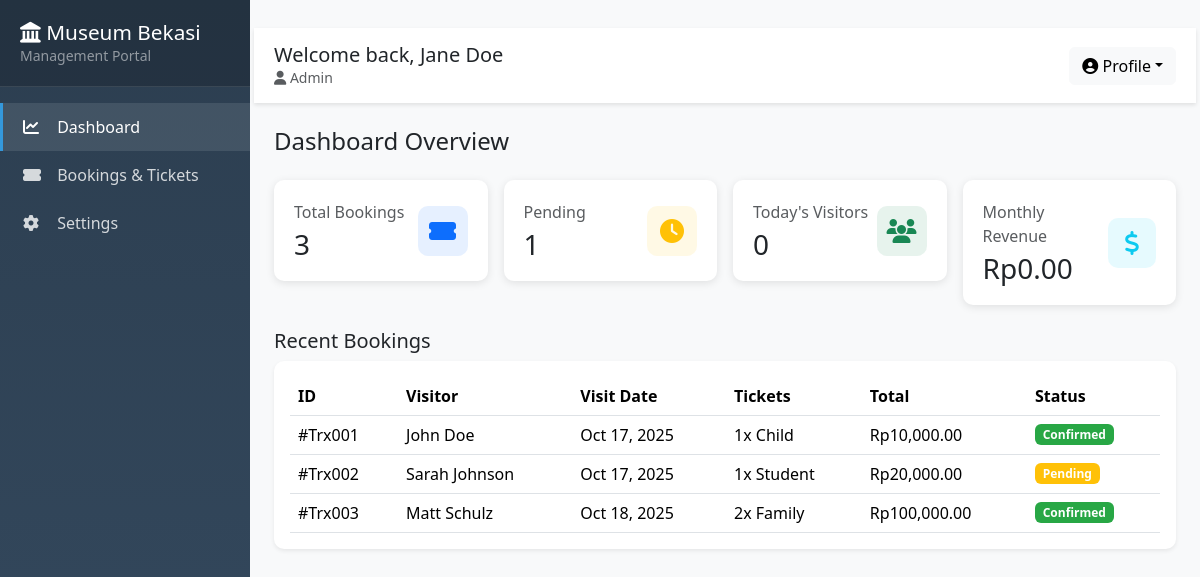
The app's page /admin/adminpanel.php (signed in) with its own data.
### tables this page shows
CREATE TABLE `transaction` (
  `TransactionCode` char(6) NOT NULL,
  `AdminCode` int(5) NOT NULL,
  `MemCode` int(11) NOT NULL,
  `TransactionDate` date NOT NULL,
  `TotalTransaction` decimal(10,2) NOT NULL
);

CREATE TABLE `member` (
  `MemCode` int(11) NOT NULL,
  `MemberName` varchar(100) NOT NULL,
  `Gender` enum('Male','Female') DEFAULT NULL,
  `Address` varchar(255) NOT NULL,
  `PhoneNumber` varchar(20) NOT NULL,
  `member_email` varchar(50) NOT NULL,
  `Password` varchar(50) NOT NULL
);

CREATE TABLE `transdetail` (
  `TransactionCode` char(6) NOT NULL,
  `TicketCode` char(6) NOT NULL,
  `TicketType` enum('Adult','Student','Child','Family') NOT NULL,
  `Quantity` int(11) NOT NULL
);

CREATE TABLE `ticketcategory` (
  `TicketCategoryCode` char(6) NOT NULL,
  `CategoryType` enum('Adult','Student','Child','Family') NOT NULL
);

CREATE TABLE `payment` (
  `PaymentCode` char(6) NOT NULL,
  `TransactionCode` char(6) NOT NULL,
  `PaymentDate` date NOT NULL,
  `PaymentMethod` enum('Cash','Credit','Transfer') DEFAULT NULL,
  `Status` enum('Pending','Confirmed','Cancelled') DEFAULT NULL
);

### admin/booking/dashboard_data.php (called while the page is built, shortened)
<?php
$stats = [
    'total_bookings' => (int)(mysqli_fetch_assoc(mysqli_query($conn, "SELECT COUNT(*) AS c FROM transaction"))['c'] ?? 0),
    'pending_bookings' => (int)(mysqli_fetch_assoc(mysqli_query($conn, "SELECT COUNT(*) AS c FROM payment WHERE Status = 'Pending'"))['c'] ?? 0),
    'today_visitors' => (int)(mysqli_fetch_assoc(mysqli_query($conn, "SELECT COUNT(*) AS c FROM transaction WHERE TransactionDate = CURDATE()"))['c'] ?? 0),
    'monthly_revenue' => (float)(mysqli_fetch_assoc(mysqli_query($conn, "SELECT IFNULL(SUM(TotalTransaction),0) AS s FROM transaction WHERE MONTH(TransactionDate) = MONTH(CURDATE())"))['s'] ?? 0),
];
$recentBookings = mysqli_query($conn,
    "SELECT
        t.TransactionCode AS BookingID,
        m.MemberName AS VisitorName,
        m.member_email AS Email,
        tc.CategoryType AS TicketType,
        td.Quantity AS Quantity,
        t.TotalTransaction AS Total,
        t.TransactionDate AS VisitDate,
        p.Status AS PaymentStatus
     FROM transaction t
     JOIN transdetail td ON t.TransactionCode = td.TransactionCode
     JOIN ticketcategory tc ON td.TicketType = tc.CategoryType
     JOIN member m ON t.MemCode = m.MemCode
     LEFT JOIN payment p ON p.TransactionCode = t.TransactionCode
     ORDER BY t.TransactionDate ASC, t.TransactionCode ASC
     LIMIT 5"
);
?>

### admin/adminpanel.php (the view, shortened to what this page needs)
<?php
include_once('../connection.php');
$adminId = intval($_SESSION['AdminCode']);
$adminQuery = mysqli_query($conn, "SELECT * FROM admin WHERE AdminCode = $adminId AND Status='Active' LIMIT 1");
$user = mysqli_fetch_assoc($adminQuery);$isAdmin = true;
include_once('booking/booking_crud_process.php');
include_once('booking/dashboard_data.php');
?>
<!doctype html>
<html lang="en">
<head>
<link href="https://cdn.jsdelivr.net/npm/bootstrap@5.3.2/dist/css/bootstrap.min.css" rel="stylesheet">
<link href="https://cdnjs.cloudflare.com/ajax/libs/font-awesome/6.4.0/css/all.min.css" rel="stylesheet">
<link href="../assets/css/adminpanel.css" rel="stylesheet">
</head>
<body>
<div class="sidebar">
    <div class="sidebar-header">
        <h4><i class="fas fa-landmark"></i> Museum Bekasi</h4>
        <small class="text-white-50">Management Portal</small>
    </div>
    <ul class="nav flex-column mt-3">
        <li class="nav-item"><a class="nav-link active" href="#" onclick="showSection('dashboard')"><i class="fas fa-chart-line"></i> Dashboard</a></li>
        <li class="nav-item"><a class="nav-link" href="#" onclick="showSection('bookings')"><i class="fas fa-ticket-alt"></i> Bookings & Tickets</a></li>
        <li class="nav-item"><a class="nav-link" href="#" onclick="showSection('settings')"><i class="fas fa-cog"></i> Settings</a></li>
    </ul>
</div>
<div class="main-content p-4">
    <div class="top-bar d-flex justify-content-between align-items-center mb-4">
        <div>
            <h5 class="mb-0">Welcome back, <?php echo htmlspecialchars($user['AdminName']); ?></h5>
            <small class="text-muted"><i class="fas fa-user"></i> Admin</small>
        </div>
        <div class="dropdown">
            <button class="btn btn-light dropdown-toggle" data-bs-toggle="dropdown"><i class="fas fa-user-circle"></i> Profile</button>
        </div>
    </div>
    <div id="dashboard-section">
        <h4 class="mb-4">Dashboard Overview</h4>
        <div class="row g-3 mb-4">
            <div class="col-md-3">
                <div class="stat-card">
                    <div class="d-flex justify-content-between align-items-center">
                        <div>
                            <p class="text-muted mb-1">Total Bookings</p>
                            <h3 class="mb-0"><?php echo number_format($stats['total_bookings']); ?></h3>
                        </div>
                        <div class="stat-icon bg-primary bg-opacity-10 text-primary">
                            <i class="fas fa-ticket-alt"></i>
                        </div>
                    </div>
                </div>
            </div>
            <div class="col-md-3">
                <div class="stat-card">
                    <div class="d-flex justify-content-between align-items-center">
                        <div>
                            <p class="text-muted mb-1">Pending</p>
                            <h3 class="mb-0"><?php echo number_format($stats['pending_bookings']); ?></h3>
                        </div>
                        <div class="stat-icon bg-warning bg-opacity-10 text-warning">
                            <i class="fas fa-clock"></i>
                        </div>
                    </div>
                </div>
            </div>
            <div class="col-md-3">
                <div class="stat-card">
                    <div class="d-flex justify-content-between align-items-center">
                        <div>
                            <p class="text-muted mb-1">Today's Visitors</p>
                            <h3 class="mb-0"><?php echo number_format($stats['today_visitors']); ?></h3>
                        </div>
                        <div class="stat-icon bg-success bg-opacity-10 text-success">
                            <i class="fas fa-users"></i>
                        </div>
                    </div>
                </div>
            </div>
            <div class="col-md-3">
                <div class="stat-card">
                    <div class="d-flex justify-content-between align-items-center">
                        <div>
                            <p class="text-muted mb-1">Monthly Revenue</p>
                            <h3 class="mb-0">Rp<?php echo number_format($stats['monthly_revenue'], 2); ?></h3>
                        </div>
                        <div class="stat-icon bg-info bg-opacity-10 text-info">
                            <i class="fas fa-dollar-sign"></i>
                        </div>
                    </div>
                </div>
            </div>
        </div>
        <h5>Recent Bookings</h5>
        <div class="card-white shadow-sm mb-4 p-3">
            <div class="table-responsive">
                <table class="table table-hover mb-0">
                    <thead><tr><th>ID</th><th>Visitor</th><th>Visit Date</th><th>Tickets</th><th>Total</th><th>Status</th></tr></thead>
                    <tbody>
                    <?php if ($recentBookings && mysqli_num_rows($recentBookings)>0): while($rb = mysqli_fetch_assoc($recentBookings)): ?>
                        <?php
                            $status = $rb['PaymentStatus'] ?: 'Pending';
                            $badgeClass = ($status === 'Confirmed') ? 'badge-status-confirmed' : (($status === 'Pending') ? 'badge-status-pending' : 'badge-status-cancelled');
                        ?>
                        <tr>
                            <td>#<?php echo htmlspecialchars($rb['BookingID']); ?></td>
                            <td><?php echo htmlspecialchars($rb['VisitorName']); ?></td>
                            <td><?php echo !empty($rb['VisitDate'])?date('M d, Y',strtotime($rb['VisitDate'])):'-'; ?></td>
                            <td><?php echo (int)$rb['Quantity'] . 'x ' . htmlspecialchars($rb['TicketType']); ?></td>
                            <td>Rp<?php echo number_format((float)$rb['Total'],2); ?></td>
                            <td><span class="badge <?php echo $badgeClass; ?>"><?php echo $status; ?></span></td>
                        </tr>
                    <?php endwhile; else: ?>
                        <tr><td colspan="7" class="text-center">No recent bookings</td></tr>
                    <?php endif; ?>
                    </tbody>
                </table>
            </div>
        </div>
    </div>
</body>
</html>

### assets/css/adminpanel.css (style rules this page uses)
:root { --sidebar-width: 250px; --primary-color: #2c3e50; --secondary-color: #34495e; --accent-color: #3498db; }
body { font-family: 'Segoe UI', Tahoma, Geneva, Verdana, sans-serif; background-color: #f8f9fa; }
.sidebar { position: fixed; top: 0; left: 0; height: 100vh; width: var(--sidebar-width); background: linear-gradient(180deg, var(--primary-color) 0%, var(--secondary-color) 100%); color: white; overflow-y: auto; transition: all 0.3s; z-index: 1000; }
.sidebar-header { padding: 20px; background: rgba(0,0,0,0.2); border-bottom: 1px solid rgba(255,255,255,0.1); }
.sidebar-header h4 { margin: 0; font-size: 1.3rem; }
.nav-link { color: rgba(255,255,255,0.8); padding: 12px 20px; border-left: 3px solid transparent; transition: all 0.3s; }
.nav-link:hover, .nav-link.active { color: white; background: rgba(255,255,255,0.1); border-left-color: var(--accent-color); }
.nav-link i { width: 20px; margin-right: 10px; }
.main-content { margin-left: var(--sidebar-width); padding: 20px; }
.top-bar { background: white; padding: 15px 20px; margin: -20px -20px 20px -20px; box-shadow: 0 2px 4px rgba(0,0,0,0.1); display: flex; justify-content: space-between; align-items: center; }
.stat-card { background: white; border-radius: 10px; padding: 20px; box-shadow: 0 2px 8px rgba(0,0,0,0.1); transition: transform 0.3s; }
.stat-icon { width: 50px; height: 50px; border-radius: 10px; display: flex; align-items: center; justify-content: center; font-size: 1.5rem; }
.card-white { background:#fff; border-radius:10px; box-shadow:0 6px 18px rgba(0,0,0,0.06); }
.badge-status-pending { background:#FFC107; color:#fff; }
.badge-status-confirmed { background:#28a745; color:#fff; }

### records on screen
transaction: TransactionCode "Trx001", MemCode.MemberName "John Doe", TransactionDate "Oct 17, 2025", transdetail.Quantity "1", ticketcategory.CategoryType "Child", TotalTransaction "10,000.00", payment.Status "Confirmed"
transaction: TransactionCode "Trx002", MemCode.MemberName "Sarah Johnson", TransactionDate "Oct 17, 2025", transdetail.Quantity "1", ticketcategory.CategoryType "Student", TotalTransaction "20,000.00", payment.Status "Pending"
transaction: TransactionCode "Trx003", MemCode.MemberName "Matt Schulz", TransactionDate "Oct 18, 2025", transdetail.Quantity "2", ticketcategory.CategoryType "Family", TotalTransaction "100,000.00", payment.Status "Confirmed"

### other values on screen
$user['AdminName'] "Jane Doe"
$stats['total_bookings'] "3"
$stats['pending_bookings'] "1"
$stats['today_visitors'] "0"
$stats['monthly_revenue'] "0.00"
